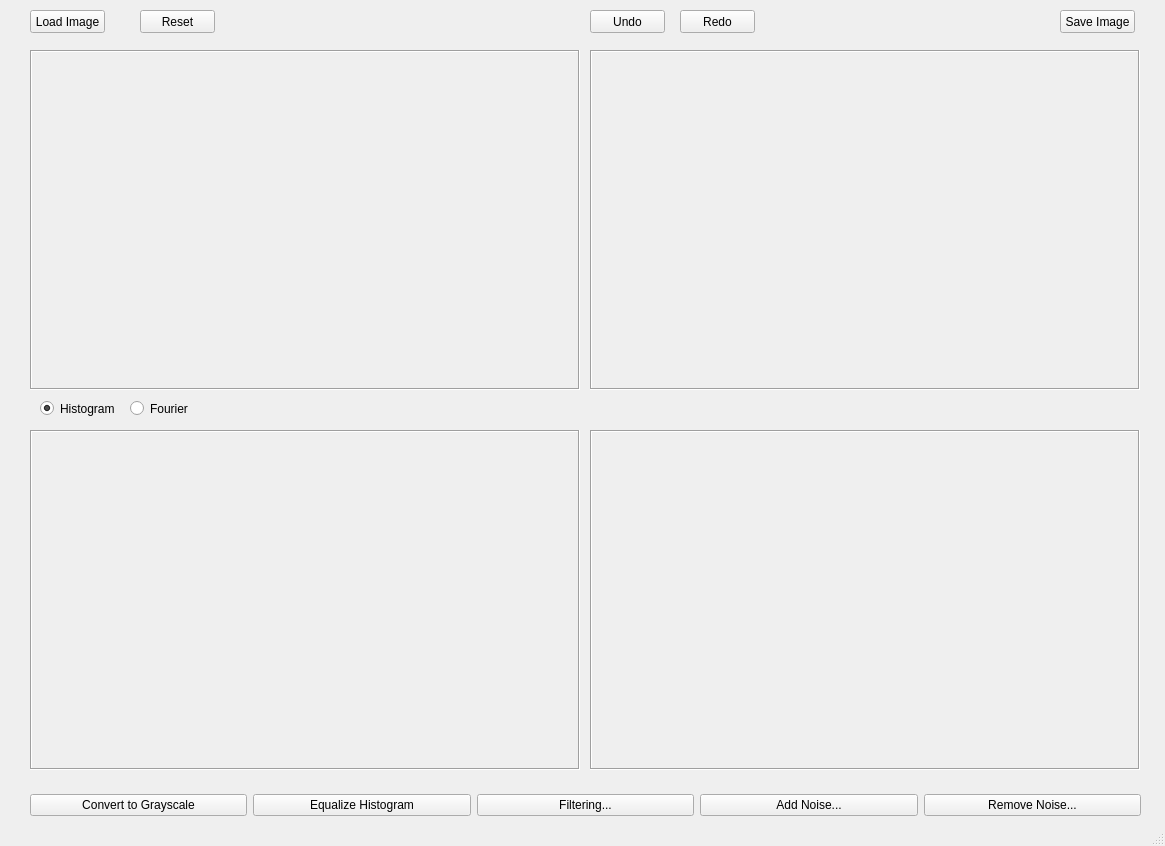
<?xml version="1.0" encoding="UTF-8"?>
<ui version="4.0">
 <class>MainWindow</class>
 <widget class="QMainWindow" name="MainWindow">
  <property name="geometry">
   <rect>
    <x>0</x>
    <y>0</y>
    <width>1165</width>
    <height>846</height>
   </rect>
  </property>
  <property name="windowTitle">
   <string>Image Processing Toolbox</string>
  </property>
  <widget class="QWidget" name="centralwidget">
   <widget class="QPushButton" name="loadImage_Button">
    <property name="geometry">
     <rect>
      <x>30</x>
      <y>10</y>
      <width>75</width>
      <height>23</height>
     </rect>
    </property>
    <property name="text">
     <string>Load Image</string>
    </property>
   </widget>
   <widget class="QPushButton" name="reset_Button">
    <property name="geometry">
     <rect>
      <x>140</x>
      <y>10</y>
      <width>75</width>
      <height>23</height>
     </rect>
    </property>
    <property name="text">
     <string>Reset</string>
    </property>
   </widget>
   <widget class="QLabel" name="originalImage_label">
    <property name="geometry">
     <rect>
      <x>30</x>
      <y>50</y>
      <width>550</width>
      <height>340</height>
     </rect>
    </property>
    <property name="frameShape">
     <enum>QFrame::Box</enum>
    </property>
    <property name="frameShadow">
     <enum>QFrame::Sunken</enum>
    </property>
    <property name="text">
     <string/>
    </property>
    <property name="alignment">
     <set>Qt::AlignCenter</set>
    </property>
   </widget>
   <widget class="QLabel" name="processedImage_label">
    <property name="geometry">
     <rect>
      <x>590</x>
      <y>50</y>
      <width>550</width>
      <height>340</height>
     </rect>
    </property>
    <property name="sizePolicy">
     <sizepolicy hsizetype="Preferred" vsizetype="Preferred">
      <horstretch>5</horstretch>
      <verstretch>0</verstretch>
     </sizepolicy>
    </property>
    <property name="frameShape">
     <enum>QFrame::Box</enum>
    </property>
    <property name="frameShadow">
     <enum>QFrame::Sunken</enum>
    </property>
    <property name="text">
     <string/>
    </property>
    <property name="alignment">
     <set>Qt::AlignCenter</set>
    </property>
   </widget>
   <widget class="QPushButton" name="saveImage_Button">
    <property name="geometry">
     <rect>
      <x>1060</x>
      <y>10</y>
      <width>75</width>
      <height>23</height>
     </rect>
    </property>
    <property name="text">
     <string>Save Image</string>
    </property>
   </widget>
   <widget class="QWidget" name="gridLayoutWidget">
    <property name="geometry">
     <rect>
      <x>30</x>
      <y>790</y>
      <width>1111</width>
      <height>30</height>
     </rect>
    </property>
    <layout class="QHBoxLayout" name="horizontalLayout">
     <item>
      <widget class="QPushButton" name="cvttograyscale_Button">
       <property name="text">
        <string>Convert to Grayscale</string>
       </property>
      </widget>
     </item>
     <item>
      <widget class="QPushButton" name="equalizeHistogram_Button">
       <property name="text">
        <string>Equalize Histogram</string>
       </property>
      </widget>
     </item>
     <item>
      <widget class="QPushButton" name="filtering_Button">
       <property name="text">
        <string>Filtering...</string>
       </property>
      </widget>
     </item>
     <item>
      <widget class="QPushButton" name="addNoise_Button">
       <property name="text">
        <string>Add Noise...</string>
       </property>
      </widget>
     </item>
     <item>
      <widget class="QPushButton" name="removeNoise_Button">
       <property name="text">
        <string>Remove Noise...</string>
       </property>
      </widget>
     </item>
    </layout>
   </widget>
   <widget class="QLabel" name="original_HF_label">
    <property name="geometry">
     <rect>
      <x>30</x>
      <y>430</y>
      <width>550</width>
      <height>340</height>
     </rect>
    </property>
    <property name="frameShape">
     <enum>QFrame::Box</enum>
    </property>
    <property name="frameShadow">
     <enum>QFrame::Sunken</enum>
    </property>
    <property name="text">
     <string/>
    </property>
    <property name="alignment">
     <set>Qt::AlignCenter</set>
    </property>
   </widget>
   <widget class="QLabel" name="processed_HF_label">
    <property name="geometry">
     <rect>
      <x>590</x>
      <y>430</y>
      <width>550</width>
      <height>340</height>
     </rect>
    </property>
    <property name="sizePolicy">
     <sizepolicy hsizetype="Preferred" vsizetype="Preferred">
      <horstretch>5</horstretch>
      <verstretch>0</verstretch>
     </sizepolicy>
    </property>
    <property name="frameShape">
     <enum>QFrame::Box</enum>
    </property>
    <property name="frameShadow">
     <enum>QFrame::Sunken</enum>
    </property>
    <property name="text">
     <string/>
    </property>
    <property name="alignment">
     <set>Qt::AlignCenter</set>
    </property>
   </widget>
   <widget class="QPushButton" name="undo_Button">
    <property name="geometry">
     <rect>
      <x>590</x>
      <y>10</y>
      <width>75</width>
      <height>23</height>
     </rect>
    </property>
    <property name="text">
     <string>Undo</string>
    </property>
   </widget>
   <widget class="QPushButton" name="redo_Button">
    <property name="geometry">
     <rect>
      <x>680</x>
      <y>10</y>
      <width>75</width>
      <height>23</height>
     </rect>
    </property>
    <property name="text">
     <string>Redo</string>
    </property>
   </widget>
   <widget class="QRadioButton" name="histogram_radioButton">
    <property name="geometry">
     <rect>
      <x>40</x>
      <y>400</y>
      <width>82</width>
      <height>17</height>
     </rect>
    </property>
    <property name="text">
     <string>Histogram</string>
    </property>
    <property name="checked">
     <bool>true</bool>
    </property>
   </widget>
   <widget class="QRadioButton" name="fourier_radioButton">
    <property name="geometry">
     <rect>
      <x>130</x>
      <y>400</y>
      <width>82</width>
      <height>17</height>
     </rect>
    </property>
    <property name="text">
     <string>Fourier</string>
    </property>
   </widget>
  </widget>
  <widget class="QStatusBar" name="statusbar"/>
  <action name="actionHistogram_Equalization">
   <property name="text">
    <string>Histogram Equalization</string>
   </property>
  </action>
  <action name="actionAdd_Noise">
   <property name="text">
    <string>Add Noise</string>
   </property>
  </action>
  <action name="actionRemove_noise">
   <property name="text">
    <string>Remove noise</string>
   </property>
  </action>
  <action name="actionSalt_and_Pepper">
   <property name="text">
    <string>Salt and Pepper</string>
   </property>
  </action>
  <action name="actionGaussian">
   <property name="text">
    <string>Gaussian</string>
   </property>
  </action>
  <action name="actionPeriodic">
   <property name="text">
    <string>Periodic</string>
   </property>
  </action>
  <action name="actionSobel_Filter">
   <property name="text">
    <string>Sobel Filter</string>
   </property>
  </action>
  <action name="actionLaplace_Filter">
   <property name="text">
    <string>Laplace Filter</string>
   </property>
  </action>
 </widget>
 <tabstops>
  <tabstop>loadImage_Button</tabstop>
  <tabstop>reset_Button</tabstop>
  <tabstop>saveImage_Button</tabstop>
  <tabstop>equalizeHistogram_Button</tabstop>
  <tabstop>filtering_Button</tabstop>
  <tabstop>addNoise_Button</tabstop>
  <tabstop>removeNoise_Button</tabstop>
  <tabstop>histogram_radioButton</tabstop>
  <tabstop>fourier_radioButton</tabstop>
  <tabstop>undo_Button</tabstop>
  <tabstop>redo_Button</tabstop>
 </tabstops>
 <resources/>
 <connections/>
</ui>
